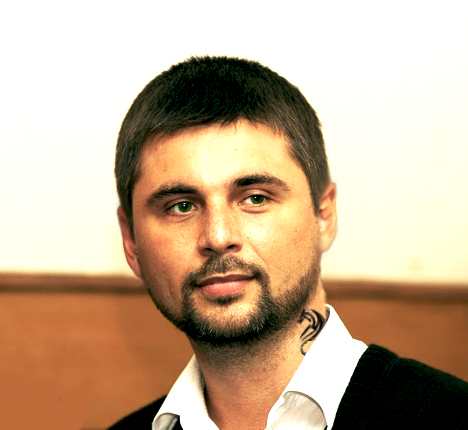
#> input picture Lesson1.4.6/De.png, 468 x 430 px
$ python main.py --image De.png
#> lines starting #> are read from the running program, lines starting #| are printed output that depends on the picture
# cv2  - min-max 0 - 255 (clupping)
# numpy - wrap around

import numpy as np
import cv2
import argparse

print(cv2.add(np.uint8([255]), np.uint8([5])))
print(np.uint8([255]) + np.uint8([5]))

ap = argparse.ArgumentParser()
ap.add_argument("-i", "--image", required=True, help="Path to the image")
args = vars(ap.parse_args())

image = cv2.imread(args["image"])
#> image is the input picture: shape (430, 468, 3); mean B, G, R 149.2, 174.4, 198.1

M = np.ones(image.shape, dtype='uint8') * 75
added = cv2.add(image, M)
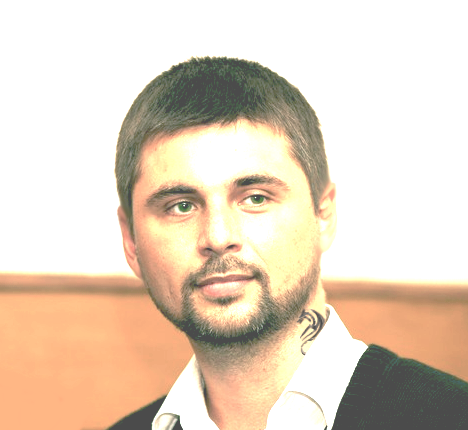
#> added: shape (430, 468, 3); mean B, G, R 193.2, 211.3, 227.8
cv2.imshow("CV2 addition", added)
b, g, r = added[152, 61]
#> b = 255; g = 255; r = 255
print(r, g, b)
#| 255 255 255

cv2.waitKey(0)

M = np.ones(image.shape, dtype='uint8') * 100
substract = cv2.subtract(image, M)
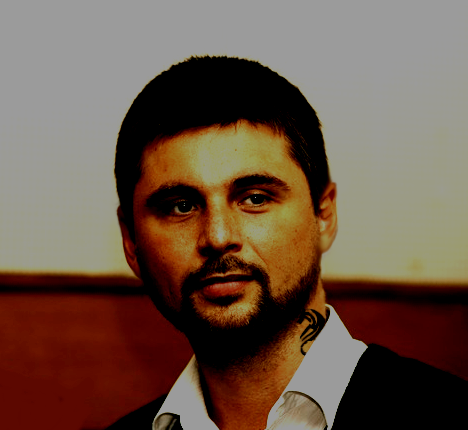
#> substract: shape (430, 468, 3); mean B, G, R 72.7, 86.8, 108.7
cv2.imshow("CV2 substract", substract)
cv2.waitKey(0)

$ run again, on Lesson1.4.6/grand_canyon.png
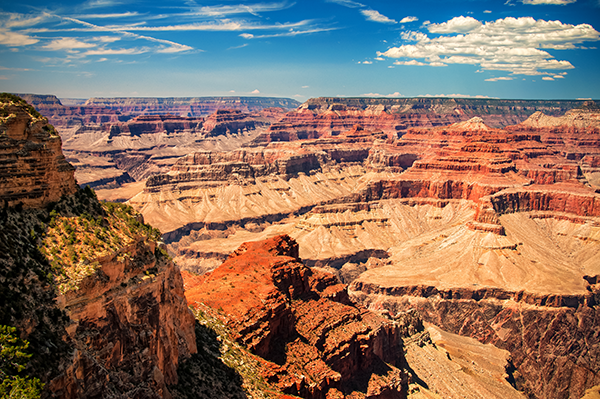
#> input picture Lesson1.4.6/grand_canyon.png, 600 x 399 px
#> image is the input picture: shape (399, 600, 3); mean B, G, R 97.3, 113.1, 138.6
#> `added = cv2.add(image, M)`:
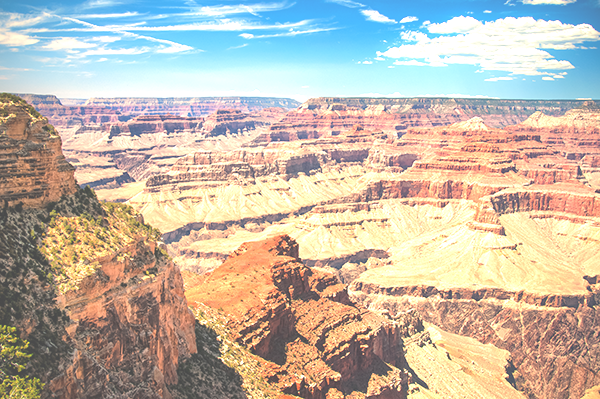
#> added: shape (399, 600, 3); mean B, G, R 170.6, 185.5, 195.3
#> b = 99; g = 117; r = 176
#| 176 117 99
#> `substract = cv2.subtract(image, M)`:
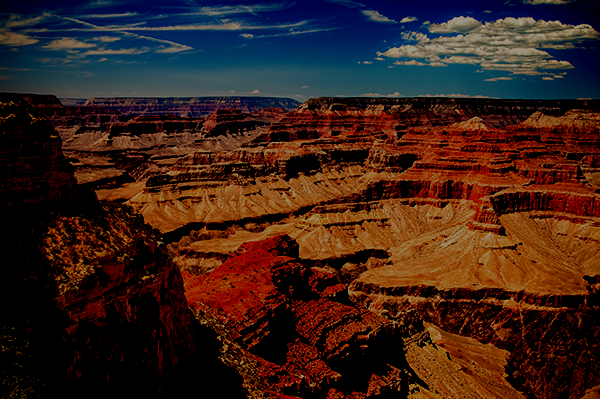
#> substract: shape (399, 600, 3); mean B, G, R 24.5, 33, 58.4
